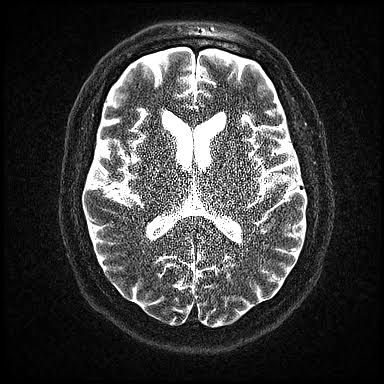
#> input picture Assessment Tools/CO2 AT2/images/mri.jpg, 384 x 384 px
$ python q3_median.py
#> lines starting #> are read from the running program, lines starting #| are printed output that depends on the picture
import cv2
import numpy as np
import os

# Create output folder
os.makedirs("outputs", exist_ok=True)

# Read MRI image
image = cv2.imread("images/mri.jpg")
#> image is the input picture: shape (384, 384, 3); min 0, max 255, mean 58.5

if image is None:
    print("Error: mri.jpg not found!")
    exit()

# Create a copy for adding noise
noisy = image.copy()

# Add Salt and Pepper noise
noise_percentage = 0.10

random_values = np.random.rand(
    image.shape[0],
    image.shape[1]
)

# Pepper noise - black pixels
noisy[random_values < noise_percentage / 2] = 0

# Salt noise - white pixels
noisy[random_values > 1 - noise_percentage / 2] = 255
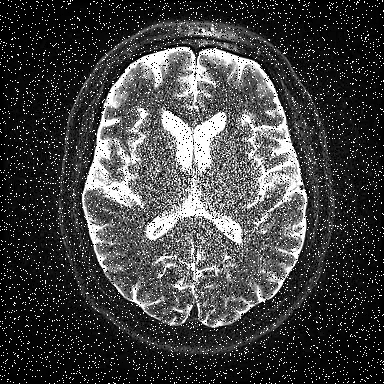
#> noisy: shape (384, 384, 3); min 0, max 255, mean 65.5

# Apply 5x5 Median Filter
filtered = cv2.medianBlur(noisy, 5)
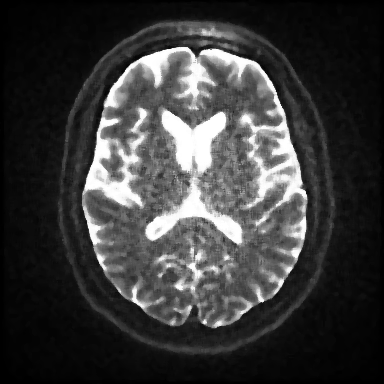
#> filtered: shape (384, 384, 3); min 0, max 255, mean 58.6

# Save outputs
cv2.imwrite("outputs/q3_noisy.jpg", noisy)
cv2.imwrite("outputs/q3_filtered.jpg", filtered)

# Display images
cv2.imshow("Original MRI", image)
cv2.imshow("MRI with Salt and Pepper Noise", noisy)
cv2.imshow("Median Filtered MRI", filtered)

cv2.waitKey(0)
cv2.destroyAllWindows()

$ run again, with Assessment Tools/CO2 AT2/images/document.jpg copied over Assessment Tools/CO2 AT2/images/mri.jpg
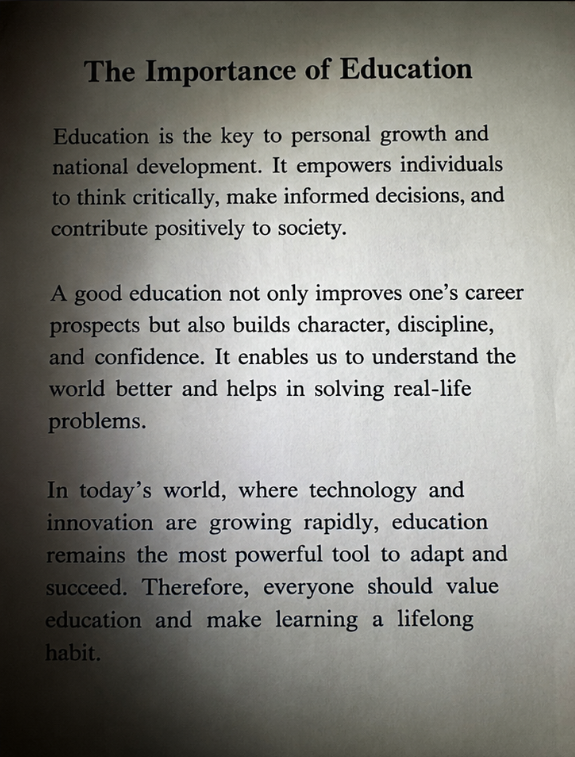
#> input picture Assessment Tools/CO2 AT2/images/document.jpg, 575 x 757 px
#> image is the input picture: shape (757, 575, 3); mean B, G, R 129.3, 134.5, 135
#> `noisy[random_values > 1 - noise_percentage / 2] = 255`:
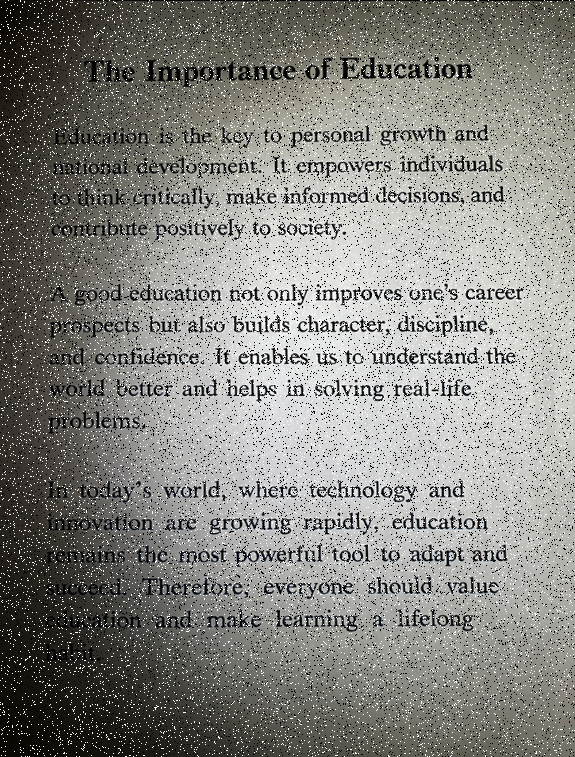
#> noisy: shape (757, 575, 3); mean B, G, R 129.2, 133.8, 134.3
#> `filtered = cv2.medianBlur(noisy, 5)`:
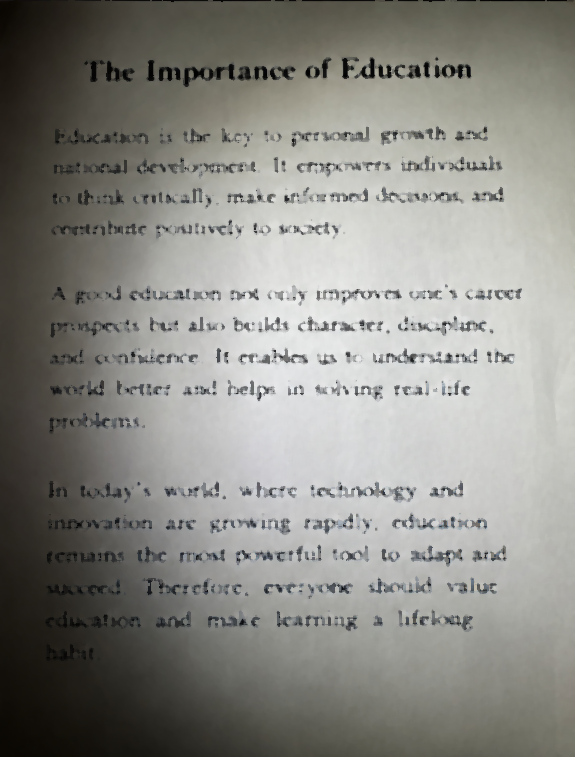
#> filtered: shape (757, 575, 3); mean B, G, R 132.5, 137.8, 138.3
